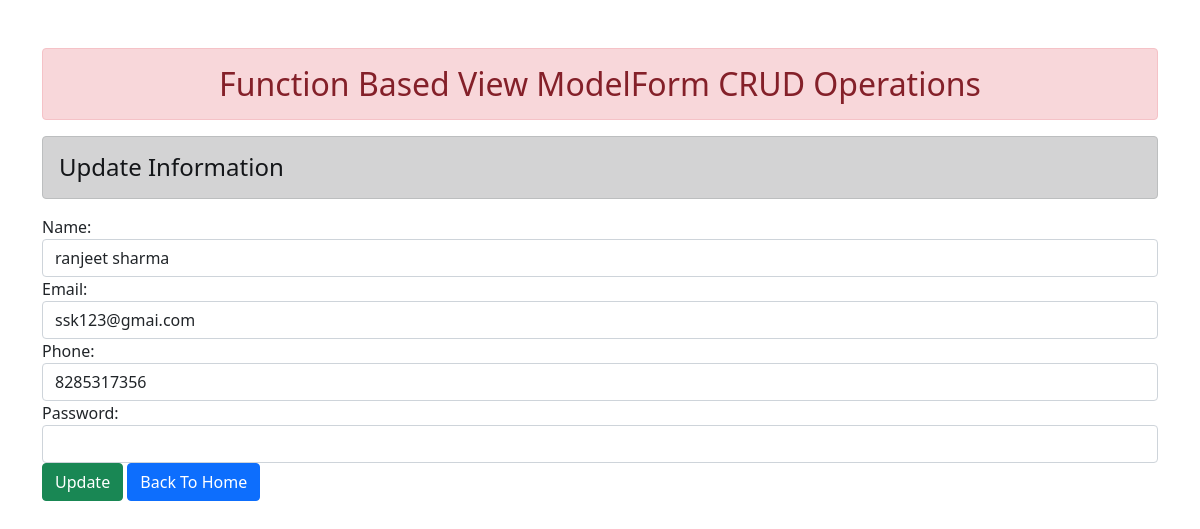
The app's page /update/62 with its own data.
### App1/models.py (models this page shows)
class CRUD_DataBase(models.Model):
    name = models.CharField(max_length=50)
    email = models.EmailField()
    phone = models.IntegerField()
    password = models.CharField(max_length=16)
    datatime = models.DateTimeField(auto_now=True)

### App1/views.py (the view)
# urls.py: path('update/<int:edit_id>',views.update,name='edit')
def update(request,edit_id):
    if request.method == 'POST':
        edit_data = CRUD_DataBase.objects.get(pk=edit_id)
        data  = StudentRegistration(request.POST,instance=edit_data)
        if data.is_valid():
            data.save()
    else:
        edit_data = CRUD_DataBase.objects.get(pk=edit_id)
        data  = StudentRegistration(instance=edit_data)
    return render(request,'App1/update.html',{'edit1':data})

### App1/forms.py
class StudentRegistration(ModelForm):
    class Meta:
        model = CRUD_DataBase
        exclude = ['datetime']
        widgets = {'password':forms.PasswordInput(attrs={'class':'form-control'}),
        'name':forms.TextInput(attrs={'class':'form-control'}),
        'email':forms.EmailInput(attrs={'class':'form-control'}),
        'phone':forms.NumberInput(attrs={'class':'form-control'})
        }

### App1/templates/App1/update.html (shortened to what this page needs)
{% extends 'App1/core1.html' %}
{% block content %}
     <div class="row">
         <div class="cal-sm-4 ">
             <h4 class=" alert alert-dark">Update Information </h4>
             <form action="" method="POST">
                 {{edit1}}
                 <input type="submit" value="Update" class="btn btn-success">
                 <a href="{% url 'home' %}" class="btn btn-primary"> Back To Home </a>
             </form>
         </div>
     </div>
{% endblock content %}

### records on screen
CRUD_DataBase: name "ranjeet sharma", email "ssk123@gmai.com", phone "8285317356"
